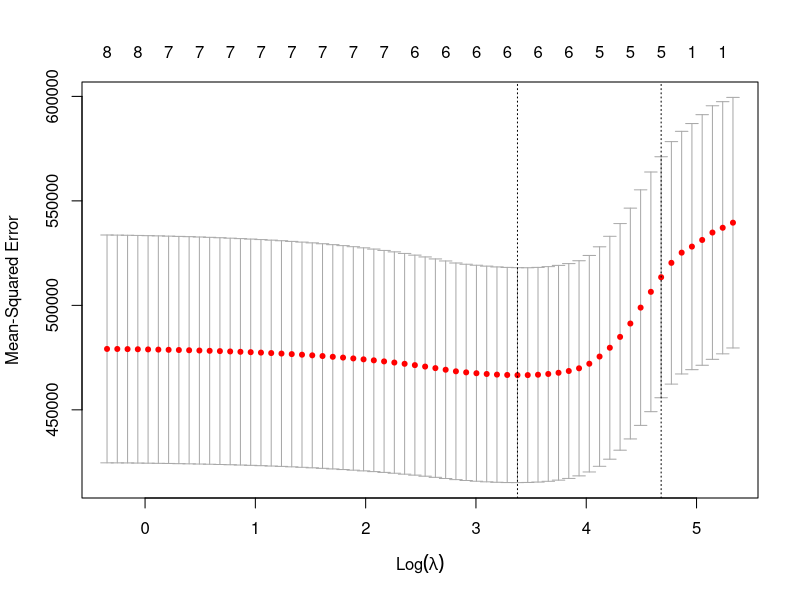

Write the R code that produced this figure.
## ---- chunk 1
library(MASS)
library(glmnet)
data(birthwt)
x = data.matrix(subset(birthwt, select = c(age, lwt, race, smoke, ptl, ht, ui, ftv)))
y = birthwt$bwt

## lasso 
fit = glmnet(x, y)
cv.fit = cv.glmnet(x, y) 

# plot cv.fit to choose the best lambda
plot(cv.fit)
## ---- chunk 2
## best lambda value
cv.fit$lambda.min
# best  model 
model.final <- cv.fit$glmnet.fit
# the best model's coefficients
model.coef <- coef(cv.fit$glmnet.fit, s = cv.fit$lambda.min)
# best model's MSE
pre <-predict(model.final, newx = x,s = cv.fit$lambda.min)
mean((y - pre)^2)
## ---- chunk 3
## stepwise procedure
birthwt.lm = glm(bwt ~ age + lwt + race + smoke + ptl + ht + ui + ftv, data = birthwt)
# backward 
backward = stepAIC(birthwt.lm, direction = c("backward"),trace = F)
# forward
forward = stepAIC(birthwt.lm, direction = c("forward"),trace = F)
# both
both = stepAIC(birthwt.lm, direction = c("both"),trace = F)
## ---- chunk 4
## lasso 
mean((y - pre)^2)
## backward
mean((y - predict(backward, newx = x))^2)
## forward
mean((y - predict(forward, newx = x))^2)
## both 
mean((y - predict(both, newx = x))^2)
## ---- chunk 5
dat1 = stackloss
fit1 = lm(stack.loss ~ ., data = stackloss)
library(car)
vif(fit1)
mean(vif(fit1))
## ---- chunk 6
dat2 = stackloss
dat2$stack.loss[20] = 1500
dat2$Water.Temp[13] = 170
dat2$Acid.Conc.[13] = 10
## ---- chunk 7
fit2 = lm(stack.loss ~ ., data = dat2)
fit2
## ---- chunk 8
n = dim(dat2)[1]
p = dim(dat2)[2] 
DFFITS = dffits(fit2)
DFBETAS = dfbetas(fit2)
RSTUDENT = rstudent(fit2)
COOK.D = cooks.distance(fit2)

## Use DFFITS to identify influtial points
DFFITS[which(abs(DFFITS) > 2 * sqrt((p+1)/n))]

## Use DFBETAS to identify influtial points
# for coefficient of Intercept
DFBETAS[,1][DFBETAS[,1] > 2 / sqrt(n)]
# for coefficient of Air.Flow
DFBETAS[,2][DFBETAS[,2] > 2 / sqrt(n)]
# for coefficient of Water.Temp
DFBETAS[,3][DFBETAS[,3] > 2 / sqrt(n)]
# for coefficient of Acid.Conc.
DFBETAS[,4][DFBETAS[,4] > 2 / sqrt(n)]

## Use Studentized Deleted Residuals to identify influtial points
RSTUDENT[abs((RSTUDENT)) > abs(qt(0.05/(2*n), n-p-2))]

## Use Cooks Distance to identify influtial points
COOK.D [which(COOK.D>qf(0.05, p+1, n-p-1))]
## ---- chunk 9
formula = stack.loss ~ .
## OLS
fit1 = lm(formula, data = dat1)
fit2 = lm(formula, data = dat2)
fit1$coef
fit2$coef
## ---- chunk 10
## Least median of squares regression
fit1 = lmsreg(formula, data = dat1)
fit2 = lmsreg(formula, data = dat2)
fit1$coef
fit2$coef
## ---- chunk 11
## Least trimmed squares robust regression
fit1 = ltsreg(formula, data = dat1)
fit2 = ltsreg(formula, data = dat2)
fit1$coef
fit2$coef
## ---- chunk 12
## M-estimates of regression with Huber weights
fit1 = rlm(formula, data = dat1, psi = psi.huber)
fit1 = rlm(formula, data = dat2, psi = psi.huber)
fit1$coef
fit2$coef
